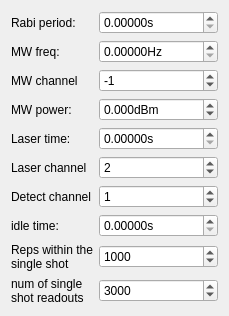
            <widget class="QWidget" name="tab_3">
             <attribute name="title">
              <string>Nuclear Spin</string>
             </attribute>
             <layout class="QGridLayout" name="gridLayout_27">
              <item row="0" column="1">
               <widget class="ScienDSpinBox" name="align_2d_nuclear_rabi_periode_DSpinBox">
                <property name="suffix">
                 <string>s</string>
                </property>
                <property name="decimals">
                 <number>5</number>
                </property>
                <property name="maximum">
                 <double>1000000.000000000000000</double>
                </property>
                <property name="value">
                 <double>0.000000000000000</double>
                </property>
               </widget>
              </item>
              <item row="8" column="0">
               <widget class="QLabel" name="label_31">
                <property name="text">
                 <string>idle time:</string>
                </property>
               </widget>
              </item>
              <item row="0" column="0">
               <widget class="QLabel" name="label_25">
                <property name="toolTip">
                 <string>&lt;html&gt;&lt;head/&gt;&lt;body&gt;&lt;p&gt;The Rabi period must be long enough to be frequency specific on one of the hyperfine tranisitions, i.e. the pi pulse (half of the rabi period) should be longer than 700ns.&lt;/p&gt;&lt;/body&gt;&lt;/html&gt;</string>
                </property>
                <property name="text">
                 <string>Rabi period:</string>
                </property>
               </widget>
              </item>
              <item row="1" column="1">
               <widget class="ScienDSpinBox" name="align_2d_nuclear_mw_freq_DSpinBox">
                <property name="suffix">
                 <string>Hz</string>
                </property>
                <property name="decimals">
                 <number>5</number>
                </property>
                <property name="maximum">
                 <double>10000000.000000000000000</double>
                </property>
                <property name="value">
                 <double>0.000000000000000</double>
                </property>
               </widget>
              </item>
              <item row="4" column="1">
               <widget class="ScienDSpinBox" name="align_2d_nuclear_laser_time_DSpinBox">
                <property name="suffix">
                 <string>s</string>
                </property>
                <property name="decimals">
                 <number>5</number>
                </property>
                <property name="maximum">
                 <double>1000000000.000000000000000</double>
                </property>
                <property name="value">
                 <double>0.000000000000000</double>
                </property>
               </widget>
              </item>
              <item row="2" column="0">
               <widget class="QLabel" name="label_27">
                <property name="toolTip">
                 <string>&lt;html&gt;&lt;head/&gt;&lt;body&gt;&lt;p&gt;Channels are currently selected like:&lt;br/&gt;negative numbers are analog channels, positive are digital channels, zero is not used.&lt;/p&gt;&lt;/body&gt;&lt;/html&gt;</string>
                </property>
                <property name="text">
                 <string>MW channel</string>
                </property>
               </widget>
              </item>
              <item row="1" column="0">
               <widget class="QLabel" name="label_26">
                <property name="toolTip">
                 <string>&lt;html&gt;&lt;head/&gt;&lt;body&gt;&lt;p&gt;That must be one of the frequencies of the hyperfine transitions.&lt;/p&gt;&lt;/body&gt;&lt;/html&gt;</string>
                </property>
                <property name="text">
                 <string>MW freq:</string>
                </property>
               </widget>
              </item>
              <item row="4" column="0">
               <widget class="QLabel" name="label_28">
                <property name="text">
                 <string>Laser time:</string>
                </property>
               </widget>
              </item>
              <item row="7" column="0">
               <widget class="QLabel" name="label_30">
                <property name="text">
                 <string>Detect channel</string>
                </property>
               </widget>
              </item>
              <item row="8" column="1">
               <widget class="QDoubleSpinBox" name="align_2d_nuclear_idle_time_DSpinBox">
                <property name="suffix">
                 <string>s</string>
                </property>
                <property name="decimals">
                 <number>5</number>
                </property>
                <property name="maximum">
                 <double>100000000.000000000000000</double>
                </property>
                <property name="value">
                 <double>0.000000000000000</double>
                </property>
               </widget>
              </item>
              <item row="6" column="0">
               <widget class="QLabel" name="label_29">
                <property name="text">
                 <string>Laser channel</string>
                </property>
               </widget>
              </item>
              <item row="10" column="0">
               <widget class="QLabel" name="label_33">
                <property name="toolTip">
                 <string>&lt;html&gt;&lt;head/&gt;&lt;body&gt;&lt;p&gt;How many times a single shot measurement is recorded to obtain a proper statistics, where the relavant parameters can be extracted.&lt;/p&gt;&lt;/body&gt;&lt;/html&gt;</string>
                </property>
                <property name="lineWidth">
                 <number>0</number>
                </property>
                <property name="text">
                 <string>&lt;html&gt;&lt;head/&gt;&lt;body&gt;&lt;p&gt;num of single&lt;br/&gt;shot readouts&lt;/p&gt;&lt;/body&gt;&lt;/html&gt;</string>
                </property>
               </widget>
              </item>
              <item row="9" column="0">
               <widget class="QLabel" name="label_32">
                <property name="toolTip">
                 <string>&lt;html&gt;&lt;head/&gt;&lt;body&gt;&lt;p&gt;The number of runs within one measurement point in the gated counter.&lt;br/&gt;That number depends on the T1 time of the nuclear spin.&lt;/p&gt;&lt;/body&gt;&lt;/html&gt;</string>
                </property>
                <property name="text">
                 <string>&lt;html&gt;&lt;head/&gt;&lt;body&gt;&lt;p&gt;Reps within the&lt;br/&gt;single shot&lt;/p&gt;&lt;/body&gt;&lt;/html&gt;</string>
                </property>
               </widget>
              </item>
              <item row="3" column="1">
               <widget class="ScienDSpinBox" name="align_2d_nuclear_mw_power_DSpinBox">
                <property name="suffix">
                 <string>dBm</string>
                </property>
                <property name="decimals">
                 <number>3</number>
                </property>
                <property name="minimum">
                 <double>-100.000000000000000</double>
                </property>
                <property name="maximum">
                 <double>100.000000000000000</double>
                </property>
               </widget>
              </item>
              <item row="3" column="0">
               <widget class="QLabel" name="label_34">
                <property name="text">
                 <string>MW power:</string>
                </property>
               </widget>
              </item>
              <item row="2" column="1">
               <widget class="QSpinBox" name="align_2d_nuclear_mw_channel_SpinBox">
                <property name="minimum">
                 <number>-10</number>
                </property>
                <property name="maximum">
                 <number>10</number>
                </property>
                <property name="value">
                 <number>-1</number>
                </property>
               </widget>
              </item>
              <item row="6" column="1">
               <widget class="QSpinBox" name="align_2d_nuclear_laser_channel_SpinBox">
                <property name="minimum">
                 <number>-10</number>
                </property>
                <property name="maximum">
                 <number>10</number>
                </property>
                <property name="value">
                 <number>2</number>
                </property>
               </widget>
              </item>
              <item row="7" column="1">
               <widget class="QSpinBox" name="align_2d_nuclear_detect_channel_SpinBox">
                <property name="minimum">
                 <number>-10</number>
                </property>
                <property name="maximum">
                 <number>10</number>
                </property>
                <property name="value">
                 <number>1</number>
                </property>
               </widget>
              </item>
              <item row="9" column="1">
               <widget class="QSpinBox" name="align_2d_nuclear_reps_within_ssr_SpinBox">
                <property name="maximum">
                 <number>100000000</number>
                </property>
                <property name="value">
                 <number>1000</number>
                </property>
               </widget>
              </item>
              <item row="10" column="1">
               <widget class="QSpinBox" name="align_2d_nuclear_num_of_ssr_SpinBox">
                <property name="maximum">
                 <number>10000000</number>
                </property>
                <property name="value">
                 <number>3000</number>
                </property>
               </widget>
              </item>
             </layout>
            </widget>
